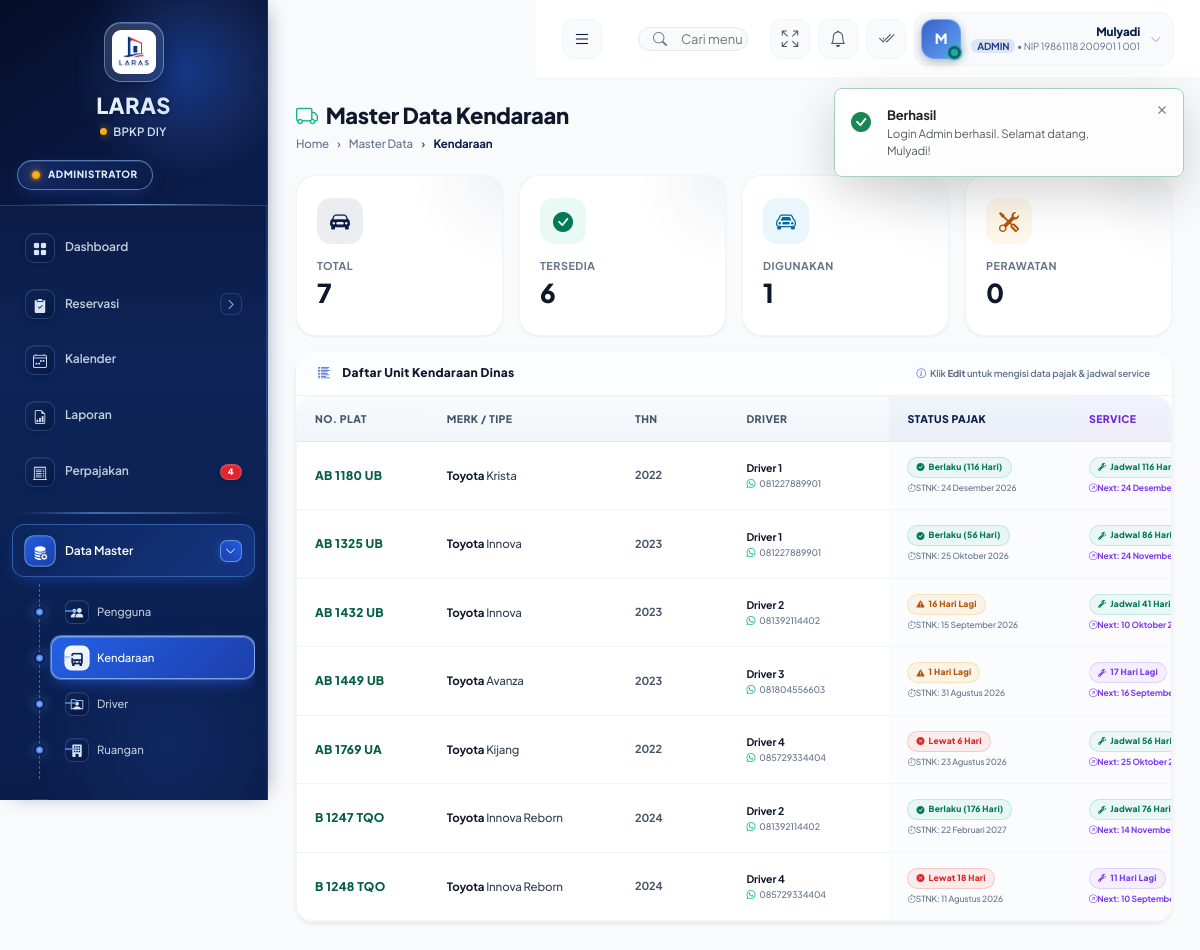
/master/kendaraan.php (signed in), run on the app's committed database.
### tables this page shows
CREATE TABLE `kendaraan` (
  `id` int NOT NULL,
  `no_plat` varchar(20) NOT NULL,
  `merk` varchar(50) NOT NULL,
  `tipe` varchar(50) NOT NULL,
  `tahun` int DEFAULT NULL,
  `kapasitas` int DEFAULT '4',
  `status` enum('tersedia','digunakan','perawatan') NOT NULL DEFAULT 'tersedia',
  `driver` varchar(100) DEFAULT NULL,
  `no_hp_driver` varchar(20) DEFAULT NULL,
  `foto` varchar(255) DEFAULT NULL,
  `created_at` timestamp NULL DEFAULT CURRENT_TIMESTAMP,
  `kode_bmn` varchar(60) DEFAULT NULL,
  `unit_pengguna` varchar(120) DEFAULT NULL,
  `pajak_stnk_jatuh_tempo` date DEFAULT NULL,
  `pajak_tnkb_jatuh_tempo` date DEFAULT NULL,
  `terakhir_service` date DEFAULT NULL,
  `service_berikutnya` date DEFAULT NULL,
  `catatan_service` text,
  `driver_id` int DEFAULT NULL
);

### config.php (called while the page is built, shortened)
<?php
function base_url($path = '') {
    $b = rtrim(BASE_URL, '/') . '/';
    $p = ltrim((string)$path, '/');
    $full = $b . $p;
    $full = preg_replace('#(?<!:)(/)/+#', '$1', $full);
    $full = preg_replace('#(/[^/]+/)\1+#', '$1', $full);
    return $full;
}
function get_flash($key) {
    $k = 'flash_' . $key;
    if (isset($_SESSION[$k])) {
        $msg = $_SESSION[$k];
        return $msg;
    }
    return null;
}
function sanitize($data) {
    return htmlspecialchars(trim((string)$data), ENT_QUOTES, 'UTF-8');
}
function format_date($date, $with_day = true) {
    $months = [1 => 'Januari', 'Februari', 'Maret', 'April', 'Mei', 'Juni',
               'Juli', 'Agustus', 'September', 'Oktober', 'November', 'Desember'];
    $t = strtotime($date);
    $result = '';
    $result .= date('j', $t) . ' ' . $months[date('n', $t)] . ' ' . date('Y', $t);
    return $result;
}
function selisih_hari($date_str) {
    $today = new DateTime(date('Y-m-d'));
    $target = DateTime::createFromFormat('Y-m-d', substr($date_str, 0, 10));
    $diff = $today->diff($target);
    $invert = (int)$diff->invert;
    $days = (int)$diff->days;
    return $invert ? -$days : $days;
}
function pajak_status_info($stnk_date, $tnkb_date = null) {
    $ref = $stnk_date ?: $tnkb_date;
    $sisa = selisih_hari($ref);
    if ($sisa < 0) return ['key' => 'lewat', 'sisa' => $sisa, 'label' => 'Lewat ' . abs($sisa) . ' Hari', 'cls' => 'danger'];
    if ($sisa <= 30) return ['key' => 'warning', 'sisa' => $sisa, 'label' => ($sisa === 0 ? 'Hari Ini Jatuh Tempo' : $sisa . ' Hari Lagi'), 'cls' => 'warning'];
    return ['key' => 'aman', 'sisa' => $sisa, 'label' => 'Berlaku (' . $sisa . ' Hari)', 'cls' => 'success'];
}
function service_status_info($service_next_date, $last_service_date = null) {
    if (!$service_next_date) {
        if (!$last_service_date) return ['key' => 'aman', 'sisa' => null, 'label' => 'Belum Ada Jadwal', 'cls' => 'secondary'];
        $t = DateTime::createFromFormat('Y-m-d', substr($last_service_date, 0, 10));
        if (!$t) return ['key' => 'aman', 'sisa' => null, 'label' => '-', 'cls' => 'secondary'];
        $t->modify('+6 months');
        $sisa = selisih_hari($t->format('Y-m-d'));
    } else {
        $sisa = selisih_hari($service_next_date);
    }
    if ($sisa <= 30) return ['key' => 'warning', 'sisa' => $sisa, 'label' => ($sisa === 0 ? 'Service Hari Ini' : $sisa . ' Hari Lagi'), 'cls' => 'warning'];
    return ['key' => 'aman', 'sisa' => $sisa, 'label' => 'Jadwal ' . $sisa . ' Hari Lagi', 'cls' => 'success'];
}

### db.php (called while the page is built, shortened)
<?php
require_once __DIR__ . '/config.php';
class Database {
    private $host = DB_HOST;
    private $user = DB_USER;
    private $pass = DB_PASS;
    private $name = DB_NAME;
    private $conn;
    private static $instance = null;
    public function __construct() {
        try {
            $dsn = "mysql:host={$this->host};dbname={$this->name};charset=utf8mb4";
            $this->conn = new PDO($dsn, $this->user, $this->pass, [
                PDO::ATTR_ERRMODE => PDO::ERRMODE_EXCEPTION,
                PDO::ATTR_DEFAULT_FETCH_MODE => PDO::FETCH_ASSOC,
                PDO::ATTR_EMULATE_PREPARES => false
            ]);
        } catch (PDOException $e) {
            die('Koneksi database gagal: ' . $e->getMessage());
        }
    }
    public static function getInstance() {
        if (self::$instance === null) {
            self::$instance = new self();
        }
        return self::$instance;
    }
    public function query($sql, $params = []) {
        $stmt = $this->conn->prepare($sql);
        $stmt->execute($params);
        return $stmt;
    }
    public function fetchAll($sql, $params = []) {
        return $this->query($sql, $params)->fetchAll();
    }
}
function db() {
    return Database::getInstance();
}

### master/kendaraan.php (the view, shortened to what this page needs)
<?php
require_once __DIR__ . '/../db.php';
require_once __DIR__ . '/../config.php';
require_once __DIR__ . '/../partials/header.php';
$kendaraan = db()->fetchAll("SELECT * FROM kendaraan ORDER BY no_plat");
?>
<div class="page-header d-flex flex-wrap align-items-center justify-content-between" style="gap:12px">
    <div>
        <h4><i class="bi bi-truck me-2" style="color:#10b981"></i>Master Data Kendaraan</h4>
        <nav class="breadcrumb">
            <a class="breadcrumb-item" href="<?= base_url('dashboard.php') ?>">Home</a>
            <a class="breadcrumb-item" href="#">Master Data</a>
            <span class="breadcrumb-item active">Kendaraan</span>
        </nav>
    </div>
    <button class="btn btn-success" data-bs-toggle="modal" data-bs-target="#tambahModal" style="background:linear-gradient(135deg,#059669,#047857);border:none;box-shadow:0 4px 12px rgba(5,150,105,0.25);border-radius:13px;font-size:11.5px;padding:10px 20px;font-weight:700">
        <i class="bi bi-plus-lg me-1.5"></i>Tambah Kendaraan
    </button>
</div>
<div class="row g-3 mb-3">
    <?php
        $jml = [
            'total' => count($kendaraan),
            'tersedia' => count(array_filter($kendaraan, fn($k)=>$k['status']==='tersedia')),
            'digunakan' => count(array_filter($kendaraan, fn($k)=>$k['status']==='digunakan')),
            'perawatan' => count(array_filter($kendaraan, fn($k)=>$k['status']==='perawatan')),
            'belum_atur_pajak' => count(array_filter($kendaraan, fn($k)=>empty($k['pajak_stnk_jatuh_tempo'])))
        ];
    ?>
    <div class="col-md-3 col-6"><div class="stat-card"><div class="stat-icon blue"><i class="bi bi-car-front-fill"></i></div><div class="stat-label">Total</div><div class="stat-value"><?= $jml['total'] ?></div></div></div>
    <div class="col-md-3 col-6"><div class="stat-card"><div class="stat-icon green"><i class="bi bi-check-circle-fill"></i></div><div class="stat-label">Tersedia</div><div class="stat-value"><?= $jml['tersedia'] ?></div></div></div>
    <div class="col-md-3 col-6"><div class="stat-card"><div class="stat-icon cyan"><i class="bi bi-car-front"></i></div><div class="stat-label">Digunakan</div><div class="stat-value"><?= $jml['digunakan'] ?></div></div></div>
    <div class="col-md-3 col-6"><div class="stat-card"><div class="stat-icon amber"><i class="bi bi-tools"></i></div><div class="stat-label">Perawatan</div><div class="stat-value"><?= $jml['perawatan'] ?></div></div></div>
</div>
<div class="card border-0 shadow-sm" style="border-radius:18px;border:1.5px solid #e5edf8;overflow:hidden">
    <div class="card-header d-flex justify-content-between align-items-center flex-wrap gap-2" style="background:linear-gradient(180deg,#fafcff,#fff);border-bottom:1.5px solid #eef3fb;padding:14px 22px">
        <h6 class="card-title mb-0 d-flex align-items-center gap-2" style="font-size:12px;letter-spacing:0.3px;color:#0f172a;font-weight:800">
            <i class="bi bi-list-columns-reverse me-1" style="color:#3B5FC7"></i>Daftar Unit Kendaraan Dinas
        </h6>
        <div style="font-size:9.5px;color:#64748b;font-weight:600">
            <i class="bi bi-info-circle me-1" style="color:#3B5FC7"></i>Klik <strong>Edit</strong> untuk mengisi data pajak & jadwal service
        </div>
    </div>
    <div class="card-body p-0">
        <div class="table-responsive">
            <table class="table table-sm mb-0 align-middle" style="min-width:1300px">
                <thead style="background:linear-gradient(180deg,#f8fafc,#f1f5f9);position:sticky;top:0;z-index:2">
                    <tr>
                        <th style="padding:14px 18px;font-size:10.5px;font-weight:800;color:#475569;border-bottom:1.5px solid #e2e8f0">No. Plat</th>
                        <th style="padding:14px 18px;font-size:10.5px;font-weight:800;color:#475569;border-bottom:1.5px solid #e2e8f0">Merk / Tipe</th>
                        <th style="padding:14px 18px;font-size:10.5px;font-weight:800;color:#475569;border-bottom:1.5px solid #e2e8f0;min-width:90px">Thn</th>
                        <th style="padding:14px 18px;font-size:10.5px;font-weight:800;color:#475569;border-bottom:1.5px solid #e2e8f0;min-width:130px">Driver</th>
                        <th style="padding:14px 18px;font-size:10.5px;font-weight:800;color:#0B1C48;border-bottom:1.5px solid #e2e8f0;background:rgba(59,95,199,0.04)">Status Pajak</th>
                        <th style="padding:14px 18px;font-size:10.5px;font-weight:800;color:#6d28d9;border-bottom:1.5px solid #e2e8f0;background:rgba(124,58,237,0.04)">Service</th>
                    </tr>
                </thead>
                <tbody style="background:#fff">
                    <?php foreach ($kendaraan as $k):
                        $p_info = pajak_status_info($k['pajak_stnk_jatuh_tempo'] ?? null, $k['pajak_tnkb_jatuh_tempo'] ?? null);
                        $s_info = service_status_info($k['service_berikutnya'] ?? null, $k['terakhir_service'] ?? null);
                        $p_cls = [
                            'danger'  => 'background:rgba(239,68,68,0.09);color:#dc2626;border:1px solid rgba(239,68,68,0.22)',
                            'warning' => 'background:rgba(245,158,11,0.09);color:#b45309;border:1px solid rgba(245,158,11,0.22)',
                            'success' => 'background:rgba(16,185,129,0.08);color:#047857;border:1px solid rgba(16,185,129,0.22)',
                            'secondary' => 'background:#f8fafc;color:#64748b;border:1px solid #e2e8f0'
                        ];
                        $p_icon = [
                            'danger'  => 'bi-x-circle-fill',
                            'warning' => 'bi-exclamation-triangle-fill',
                            'success' => 'bi-check-circle-fill',
                            'secondary' => 'bi-question-circle-fill'
                        ];
                        $s_cls = [
                            'danger'  => 'background:rgba(139,92,246,0.1);color:#6d28d9;border:1px solid rgba(139,92,246,0.24)',
                            'warning' => 'background:rgba(139,92,246,0.07);color:#7c3aed;border:1px solid rgba(139,92,246,0.2)',
                            'success' => 'background:rgba(16,185,129,0.07);color:#047857;border:1px solid rgba(16,185,129,0.2)',
                            'secondary' => 'background:#faf5ff;color:#94a3b8;border:1px solid #ddd6fe'
                        ];
                    ?>
                    <tr style="border-bottom:1px solid #f1f5f9" onmouseover="this.style.background='#fbfcff'" onmouseout="this.style.background='#ffffff'">
                        <td style="padding:15px 18px">
                            <span style="font-weight:800;color:#065f46;font-size:12px;letter-spacing:0.3px"><?= $k['no_plat'] ?></span>
                        </td>
                        <td style="padding:15px 18px">
                            <div style="font-size:11.5px"><strong style="color:#0f172a"><?= sanitize($k['merk']) ?></strong> <?= sanitize($k['tipe']) ?></div>
                        </td>
                        <td style="padding:15px 18px;font-size:11px;color:#475569;font-weight:700"><?= $k['tahun'] ?: '-' ?></td>
                        <td style="padding:15px 18px">
                            <?php if (!empty($k['driver'])): ?>
                                <div style="font-size:10.5px;color:#0f172a;font-weight:700"><?= sanitize($k['driver']) ?></div>
                                <?php if (!empty($k['no_hp_driver'])): ?>
                                    <div style="font-size:9px;color:#64748b;margin-top:1px"><i class="bi bi-whatsapp me-1" style="color:#10b981"></i><?= sanitize($k['no_hp_driver']) ?></div>
                                <?php endif; ?>
                            <?php else: ?>
                                <span style="font-size:9.5px;color:#94a3b8;font-style:italic">—</span>
                            <?php endif; ?>
                        </td>
                        <td style="padding:15px 18px;background:rgba(59,95,199,0.02)">
                            <span class="pill-badge-mini" style="<?= $p_cls[$p_info['cls']] ?? $p_cls['secondary'] ?>">
                                <i class="bi <?= $p_icon[$p_info['cls']] ?? $p_icon['secondary'] ?>" style="font-size:8px"></i><?= $p_info['label'] ?>
                            </span>
                            <?php if (!empty($k['pajak_stnk_jatuh_tempo'])): ?>
                                <div style="font-size:8.5px;color:#64748b;margin-top:4px">
                                    <i class="bi bi-stopwatch me-0.5"></i>STNK: <?= format_date($k['pajak_stnk_jatuh_tempo'], false) ?>
                                </div>
                            <?php endif; ?>
                        </td>
                        <td style="padding:15px 18px;background:rgba(124,58,237,0.02)">
                            <span class="pill-badge-mini" style="<?= $s_cls[$s_info['cls']] ?? $s_cls['secondary'] ?>">
                                <i class="bi bi-wrench-adjustable" style="font-size:8px"></i><?= $s_info['label'] ?>
                            </span>
                            <?php if (!empty($k['service_berikutnya'])): ?>
                                <div style="font-size:8.5px;color:#7c3aed;margin-top:4px;font-weight:700">
                                    <i class="bi bi-arrow-up-right-circle me-0.5"></i>Next: <?= format_date($k['service_berikutnya'], false) ?>
                                </div>
                            <?php endif; ?>
                        </td>
                    </tr>
                    <?php endforeach; ?>
                </tbody>
            </table>
        </div>
    </div>
</div>
<?php require_once __DIR__ . '/../partials/footer.php' ?>

### master/kendaraan.php (style rules this page uses)
.pill-badge-mini { display:inline-flex; align-items:center; gap:4px; padding:3px 8px; border-radius:999px; font-size:8.5px; font-weight:800; letter-spacing:0.2px; }

### data on the page
kendaraan: no_plat "AB 1180 UB", merk "Toyota", tipe "Krista", tahun "2022", driver "Driver 1", no_hp_driver "081227889901", pajak_stnk_jatuh_tempo+pajak_tnkb_jatuh_tempo "Berlaku (116 Hari)", pajak_stnk_jatuh_tempo "24 Desember 2026", service_berikutnya+terakhir_service "Jadwal 116…", service_berikutnya "24…"
kendaraan: no_plat "AB 1325 UB", merk "Toyota", tipe "Innova", tahun "2023", driver "Driver 1", no_hp_driver "081227889901", pajak_stnk_jatuh_tempo+pajak_tnkb_jatuh_tempo "Berlaku (56 Hari)", pajak_stnk_jatuh_tempo "25 Oktober 2026", service_berikutnya+terakhir_service "Jadwal 86 Hari…", service_berikutnya "24…"
kendaraan: no_plat "AB 1432 UB", merk "Toyota", tipe "Innova", tahun "2023", driver "Driver 2", no_hp_driver "081392114402", pajak_stnk_jatuh_tempo+pajak_tnkb_jatuh_tempo "16 Hari Lagi", pajak_stnk_jatuh_tempo "15 September 2026", service_berikutnya+terakhir_service "Jadwal 41 Hari…", service_berikutnya "10 Oktober…"
kendaraan: no_plat "AB 1449 UB", merk "Toyota", tipe "Avanza", tahun "2023", driver "Driver 3", no_hp_driver "081804556603", pajak_stnk_jatuh_tempo+pajak_tnkb_jatuh_tempo "1 Hari Lagi", pajak_stnk_jatuh_tempo "31 Agustus 2026", service_berikutnya+terakhir_service "17 Hari Lagi", service_berikutnya "16…"
kendaraan: no_plat "AB 1769 UA", merk "Toyota", tipe "Kijang", tahun "2022", driver "Driver 4", no_hp_driver "085729334404", pajak_stnk_jatuh_tempo+pajak_tnkb_jatuh_tempo "Lewat 6 Hari", pajak_stnk_jatuh_tempo "23 Agustus 2026", service_berikutnya+terakhir_service "Jadwal 56 Hari…", service_berikutnya "25 Oktober…"
kendaraan: no_plat "B 1247 TQO", merk "Toyota", tipe "Innova Reborn", tahun "2024", driver "Driver 2", no_hp_driver "081392114402", pajak_stnk_jatuh_tempo+pajak_tnkb_jatuh_tempo "Berlaku (176 Hari)", pajak_stnk_jatuh_tempo "22 Februari 2027", service_berikutnya+terakhir_service "Jadwal 76 Hari…", service_berikutnya "14…"
kendaraan: no_plat "B 1248 TQO", merk "Toyota", tipe "Innova Reborn", tahun "2024", driver "Driver 4", no_hp_driver "085729334404", pajak_stnk_jatuh_tempo+pajak_tnkb_jatuh_tempo "Lewat 18 Hari", pajak_stnk_jatuh_tempo "11 Agustus 2026", service_berikutnya+terakhir_service "11 Hari Lagi", service_berikutnya "10…"

### other printed values
APP_NAME "LARAS"
APP_INSTANSI_SHORT "BPKP DIY"
$count_pajak_alert "4"
$c[2] "Pengguna"
$c[2] "Kendaraan"
$c[2] "Driver"
$c[2] "Ruangan"
substr($user['nama'] ?? 'U', 0, 1) "M"
$user['nama'] "Mulyadi"
$user['role'] "ADMIN"
$user['nip'] "19861118 200901 1 001"
$jml['total'] "7"
$jml['tersedia'] "6"
$jml['digunakan'] "1"
$jml['perawatan'] "0"
